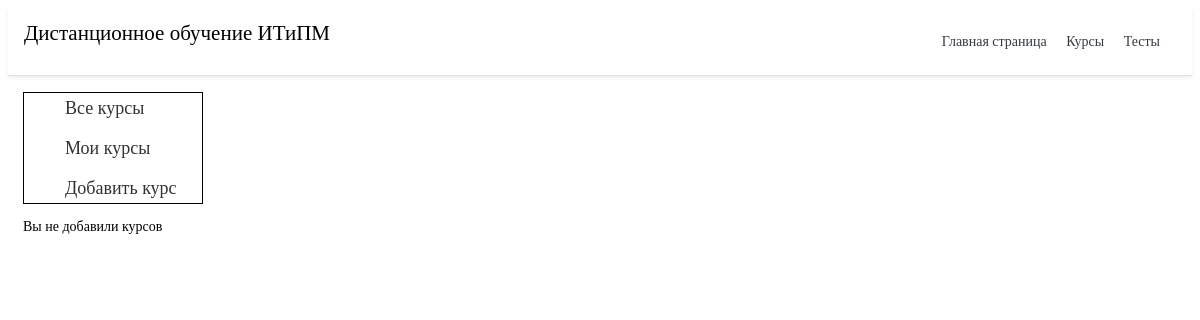
Before: /course/ with the older database file.
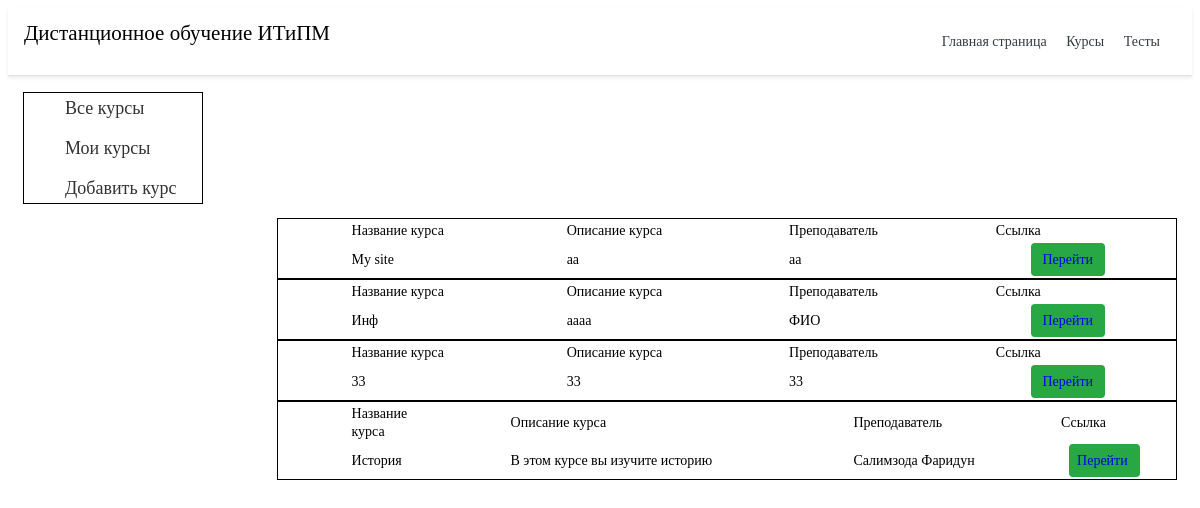
After: the same page with the newer database file.
### cours/models.py (models this page shows, shortened)
class CoueseTable(models.Model):
    title = models.CharField('Название курса', max_length=75)
    task = models.TextField('Описание курса', max_length=250)
    teache = models.CharField('Преподаватель', max_length=50)
    class Meta:
        verbose_name = 'Курс'
        verbose_name_plural = 'Курсы'

### cours/views.py (the view)
# urls.py: path('', views.cour, name='kurs'),
def cour(request):
    ku = CoueseTable.objects.order_by('id')
    return render(request, 'cours/cours_home.html', {'ku': ku})

### cours/templates/cours/cours_home.html (shortened to what this page needs)
{% extends 'main/base.html' %}
{% block content %}
<div class="menu_gl">
	<ul class="menu">
		<li><a class="cours_menu_a" href="#">Все курсы</a></li>
		<li><a href="#">Мои курсы</a></li>
		<li><a href="{% url 'adk' %}">Добавить курс</a></li>
	</ul>
</div>
{% if ku%}
{% for el in ku %}
<table>
	<tr>
		<table class="iksweb">
			<tbody>
				<tr>
					<td class="table_na">Название курса</td>
					<td class="table_na">Описание курса</td>
					<td class="table_na">Преподаватель</td>
					<td class="table_na">Ссылка</td>
				</tr>
				<tr>
					<td class="table_na">{{ el.title }}</td>
					<td class="table_na">{{ el.task }}</td>
					<td class="table_na">{{ el.teache }}</td>
					<td class="table_na">
					<td class="btn btn-success"><a href="{% url 'datail' el.id %}">Перейти</a>
						</button></td>
				</tr>
			</tbody>
		</table>
	</tr>
</table>
{%endfor%}
{% else %}
<p>Вы не добавили курсов</p>
{%endif%}
{% endblock %}

### main/templates/main/base.html (shortened to what this page needs)
<!doctype html>
<html lang="ru">
<head>
  {% load static %}
  <link rel="stylesheet" href="{% static 'main/css/style.css' %}">
</head>
<body>
  <div class="d-flex flex-column flex-md-row align-items-center p-3 px-md-4 mb-3 bg-white border-bottom shadow-sm">
    <h2 class="my-0 mr-md-auto font-weight-normal title_name">
      <ya-tr-span data-index="0-0" data-value="Company name" data-translation="Название компании" data-type="trSpan">
        Дистанционное обучение ИТиПМ</ya-tr-span>
    </h2>
    <nav class="my-2 my-md-0 mr-md-3">
      <a class="p-2 text-dark" href="{% url 'ho' %}">Главная страница</a>
      <a class="p-2 text-dark" href="{% url 'kurs' %}">Курсы</a>
      <a class="p-2 text-dark" href="{% url 'test_home' %}" >Тесты</a>
    </nav>
  </div>
  <div class="container">
    {% block content %}
    {% endblock %}</div>
</body>
</html>

### main/static/main/css/style.css (style rules this page uses)
a { text-decoration: none; display: inline-block; }
.container { max-width: 1170px; margin: 0 auto; padding: 0 15px; }
body { font-family: 'PT Serif', serif; font-weight: 400; font-size: 14px; line-height: 18px; color: #000; background-color: #fff; }
.d-flex { display: -ms-flexbox!important; display: flex!important }
.align-items-center { -ms-flex-align: center!important; align-items: center!important }
.p-3 { padding: 1rem!important }
.pr-md-4, .px-md-4 { padding-right: 1.5rem!important }
.mb-3, .my-3 { margin-bottom: 1rem!important }
.bg-white { background-color: #fff!important }
.border-bottom { border-bottom: 1px solid #dee2e6!important }
.shadow-sm { box-shadow: 0 .125rem .25rem rgba(0, 0, 0, .075)!important }
.mt-0, .my-0 { margin-top: 0!important }
.mr-md-auto, .mx-md-auto { margin-right: auto!important }
.p-2 { padding: .5rem!important }
.text-dark { color: #343a40!important }
.btn { display: inline-block; color: #212529; text-align: center; -webkit-user-select: none; -moz-user-select: none; -ms-user-select: none; padding: .375rem .75rem; line-height: 1.5; border-radius: .25rem; transition: color .15s ease-in-out, background-color .15s ease-in-out, border-color .15s ease-in-out, box-shadow .15s ease-in-out; padding-left: 18px; }
.btn-success { color: #fff; background-color: #28a745; border-color: #28a745 }
.font-weight-normal { font-weight: 400!important }
.menu { border: 1px solid #000; max-width: 150px; }
.iksweb { border: 1px solid #000; max-width: 100%; float: right; width: 900px; }
.iksweb td { padding-left: 8%; }
.menu li { display: inline-block; }
.menu a { color: #323232; font-size: 18px; line-height: 28px; border: 1px solid transparent; transition: ALL .3s; }
.menu li+li { padding-top: 10px; }
.menu_gl { width: 180px; }

Changed rows visible on the page:
added CoueseTable: title "My site", task "aa", teache "aa"
added CoueseTable: title "Инф", task "аааа", teache "ФИО"
added CoueseTable: title "33", task "33", teache "33"
added CoueseTable: title "История", task "В этом курсе вы изучите историю", teache "Салимзода Фаридун"
Other visible differences:
text no longer shown: "Вы не добавили курсов"
